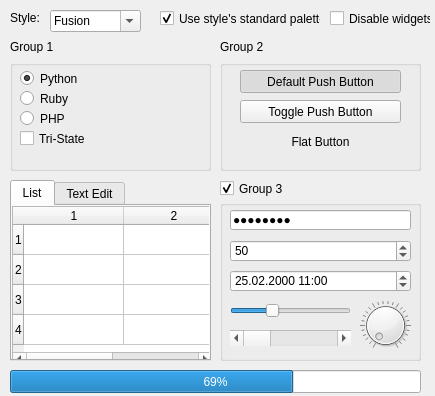
<?xml version="1.0" encoding="UTF-8"?>
<ui version="4.0">
 <class>Frame</class>
 <widget class="QFrame" name="Frame">
  <property name="geometry">
   <rect>
    <x>0</x>
    <y>0</y>
    <width>435</width>
    <height>396</height>
   </rect>
  </property>
  <property name="windowTitle">
   <string>Frame</string>
  </property>
  <widget class="QLabel" name="label">
   <property name="geometry">
    <rect>
     <x>10</x>
     <y>10</y>
     <width>31</width>
     <height>16</height>
    </rect>
   </property>
   <property name="text">
    <string>Style:</string>
   </property>
  </widget>
  <widget class="QComboBox" name="comboBox">
   <property name="geometry">
    <rect>
     <x>50</x>
     <y>10</y>
     <width>91</width>
     <height>22</height>
    </rect>
   </property>
   <property name="editable">
    <bool>true</bool>
   </property>
   <item>
    <property name="text">
     <string>Fusion</string>
    </property>
   </item>
  </widget>
  <widget class="QCheckBox" name="checkBox">
   <property name="geometry">
    <rect>
     <x>160</x>
     <y>10</y>
     <width>161</width>
     <height>17</height>
    </rect>
   </property>
   <property name="font">
    <font>
     <underline>false</underline>
    </font>
   </property>
   <property name="contextMenuPolicy">
    <enum>Qt::DefaultContextMenu</enum>
   </property>
   <property name="text">
    <string>Use style's standard palette</string>
   </property>
   <property name="checked">
    <bool>true</bool>
   </property>
   <property name="tristate">
    <bool>false</bool>
   </property>
  </widget>
  <widget class="QCheckBox" name="checkBox_2">
   <property name="geometry">
    <rect>
     <x>330</x>
     <y>10</y>
     <width>101</width>
     <height>17</height>
    </rect>
   </property>
   <property name="text">
    <string>Disable widgets</string>
   </property>
  </widget>
  <widget class="QTabWidget" name="tabWidget">
   <property name="geometry">
    <rect>
     <x>10</x>
     <y>180</y>
     <width>201</width>
     <height>181</height>
    </rect>
   </property>
   <property name="font">
    <font>
     <weight>50</weight>
     <bold>false</bold>
    </font>
   </property>
   <property name="currentIndex">
    <number>0</number>
   </property>
   <widget class="QWidget" name="tab">
    <attribute name="title">
     <string>List</string>
    </attribute>
    <widget class="QTableWidget" name="tableWidget">
     <property name="geometry">
      <rect>
       <x>0</x>
       <y>0</y>
       <width>201</width>
       <height>161</height>
      </rect>
     </property>
     <property name="showGrid">
      <bool>true</bool>
     </property>
     <property name="gridStyle">
      <enum>Qt::SolidLine</enum>
     </property>
     <property name="sortingEnabled">
      <bool>false</bool>
     </property>
     <attribute name="horizontalHeaderShowSortIndicator" stdset="0">
      <bool>false</bool>
     </attribute>
     <row>
      <property name="text">
       <string>1</string>
      </property>
     </row>
     <row>
      <property name="text">
       <string>2</string>
      </property>
     </row>
     <row>
      <property name="text">
       <string>3</string>
      </property>
     </row>
     <row>
      <property name="text">
       <string>4</string>
      </property>
     </row>
     <column>
      <property name="text">
       <string>1</string>
      </property>
     </column>
     <column>
      <property name="text">
       <string>2</string>
      </property>
     </column>
    </widget>
   </widget>
   <widget class="QWidget" name="tab_2">
    <attribute name="title">
     <string>Text Edit</string>
    </attribute>
   </widget>
  </widget>
  <widget class="QProgressBar" name="progressBar">
   <property name="geometry">
    <rect>
     <x>10</x>
     <y>370</y>
     <width>411</width>
     <height>23</height>
    </rect>
   </property>
   <property name="value">
    <number>69</number>
   </property>
  </widget>
  <widget class="QGroupBox" name="groupBox">
   <property name="geometry">
    <rect>
     <x>10</x>
     <y>60</y>
     <width>201</width>
     <height>111</height>
    </rect>
   </property>
   <property name="title">
    <string/>
   </property>
   <property name="flat">
    <bool>false</bool>
   </property>
   <widget class="QRadioButton" name="radioButton">
    <property name="geometry">
     <rect>
      <x>10</x>
      <y>10</y>
      <width>82</width>
      <height>17</height>
     </rect>
    </property>
    <property name="text">
     <string>Python</string>
    </property>
    <property name="checked">
     <bool>true</bool>
    </property>
   </widget>
   <widget class="QRadioButton" name="radioButton_2">
    <property name="geometry">
     <rect>
      <x>10</x>
      <y>30</y>
      <width>82</width>
      <height>17</height>
     </rect>
    </property>
    <property name="text">
     <string>Ruby</string>
    </property>
   </widget>
   <widget class="QRadioButton" name="radioButton_3">
    <property name="geometry">
     <rect>
      <x>10</x>
      <y>50</y>
      <width>82</width>
      <height>17</height>
     </rect>
    </property>
    <property name="text">
     <string>PHP</string>
    </property>
   </widget>
   <widget class="QCheckBox" name="checkBox_3">
    <property name="geometry">
     <rect>
      <x>10</x>
      <y>70</y>
      <width>70</width>
      <height>17</height>
     </rect>
    </property>
    <property name="text">
     <string>Tri-State</string>
    </property>
    <property name="checkable">
     <bool>true</bool>
    </property>
    <property name="tristate">
     <bool>true</bool>
    </property>
   </widget>
  </widget>
  <widget class="QLabel" name="label_2">
   <property name="geometry">
    <rect>
     <x>10</x>
     <y>40</y>
     <width>47</width>
     <height>13</height>
    </rect>
   </property>
   <property name="text">
    <string>Group 1</string>
   </property>
  </widget>
  <widget class="QGroupBox" name="groupBox_2">
   <property name="geometry">
    <rect>
     <x>220</x>
     <y>60</y>
     <width>201</width>
     <height>111</height>
    </rect>
   </property>
   <property name="title">
    <string/>
   </property>
   <property name="flat">
    <bool>false</bool>
   </property>
   <widget class="QPushButton" name="pushButton">
    <property name="geometry">
     <rect>
      <x>20</x>
      <y>10</y>
      <width>161</width>
      <height>23</height>
     </rect>
    </property>
    <property name="text">
     <string>Default Push Button</string>
    </property>
    <property name="checkable">
     <bool>true</bool>
    </property>
    <property name="checked">
     <bool>true</bool>
    </property>
    <property name="autoDefault">
     <bool>false</bool>
    </property>
    <property name="default">
     <bool>false</bool>
    </property>
    <property name="flat">
     <bool>false</bool>
    </property>
   </widget>
   <widget class="QPushButton" name="pushButton_2">
    <property name="geometry">
     <rect>
      <x>20</x>
      <y>40</y>
      <width>161</width>
      <height>23</height>
     </rect>
    </property>
    <property name="text">
     <string>Toggle Push Button</string>
    </property>
    <property name="default">
     <bool>false</bool>
    </property>
   </widget>
   <widget class="QPushButton" name="pushButton_3">
    <property name="geometry">
     <rect>
      <x>20</x>
      <y>70</y>
      <width>161</width>
      <height>23</height>
     </rect>
    </property>
    <property name="text">
     <string>Flat Button</string>
    </property>
    <property name="shortcut">
     <string/>
    </property>
    <property name="flat">
     <bool>true</bool>
    </property>
   </widget>
  </widget>
  <widget class="QLabel" name="label_3">
   <property name="geometry">
    <rect>
     <x>220</x>
     <y>40</y>
     <width>47</width>
     <height>13</height>
    </rect>
   </property>
   <property name="text">
    <string>Group 2</string>
   </property>
  </widget>
  <widget class="QGroupBox" name="groupBox_3">
   <property name="geometry">
    <rect>
     <x>220</x>
     <y>200</y>
     <width>201</width>
     <height>161</height>
    </rect>
   </property>
   <property name="title">
    <string/>
   </property>
   <widget class="QLineEdit" name="lineEdit">
    <property name="geometry">
     <rect>
      <x>10</x>
      <y>10</y>
      <width>181</width>
      <height>20</height>
     </rect>
    </property>
    <property name="text">
     <string>lalalala</string>
    </property>
    <property name="echoMode">
     <enum>QLineEdit::Password</enum>
    </property>
   </widget>
   <widget class="QSpinBox" name="spinBox">
    <property name="geometry">
     <rect>
      <x>10</x>
      <y>40</y>
      <width>181</width>
      <height>22</height>
     </rect>
    </property>
    <property name="value">
     <number>50</number>
    </property>
   </widget>
   <widget class="QDateTimeEdit" name="dateTimeEdit">
    <property name="geometry">
     <rect>
      <x>10</x>
      <y>70</y>
      <width>181</width>
      <height>22</height>
     </rect>
    </property>
    <property name="date">
     <date>
      <year>2000</year>
      <month>2</month>
      <day>25</day>
     </date>
    </property>
    <property name="time">
     <time>
      <hour>11</hour>
      <minute>0</minute>
      <second>0</second>
     </time>
    </property>
    <property name="currentSection">
     <enum>QDateTimeEdit::DaySection</enum>
    </property>
    <property name="displayFormat">
     <string>dd.MM.yyyy h:mm </string>
    </property>
   </widget>
   <widget class="QSlider" name="horizontalSlider">
    <property name="geometry">
     <rect>
      <x>10</x>
      <y>100</y>
      <width>121</width>
      <height>22</height>
     </rect>
    </property>
    <property name="value">
     <number>33</number>
    </property>
    <property name="orientation">
     <enum>Qt::Horizontal</enum>
    </property>
   </widget>
   <widget class="QScrollBar" name="horizontalScrollBar">
    <property name="geometry">
     <rect>
      <x>10</x>
      <y>130</y>
      <width>121</width>
      <height>16</height>
     </rect>
    </property>
    <property name="orientation">
     <enum>Qt::Horizontal</enum>
    </property>
   </widget>
   <widget class="QDial" name="dial">
    <property name="geometry">
     <rect>
      <x>140</x>
      <y>100</y>
      <width>51</width>
      <height>51</height>
     </rect>
    </property>
    <property name="notchesVisible">
     <bool>true</bool>
    </property>
   </widget>
  </widget>
  <widget class="QCheckBox" name="checkBox_4">
   <property name="geometry">
    <rect>
     <x>220</x>
     <y>180</y>
     <width>70</width>
     <height>17</height>
    </rect>
   </property>
   <property name="font">
    <font>
     <weight>50</weight>
     <bold>false</bold>
    </font>
   </property>
   <property name="text">
    <string>Group 3</string>
   </property>
   <property name="checked">
    <bool>true</bool>
   </property>
   <property name="tristate">
    <bool>true</bool>
   </property>
  </widget>
 </widget>
 <resources/>
 <connections/>
</ui>
